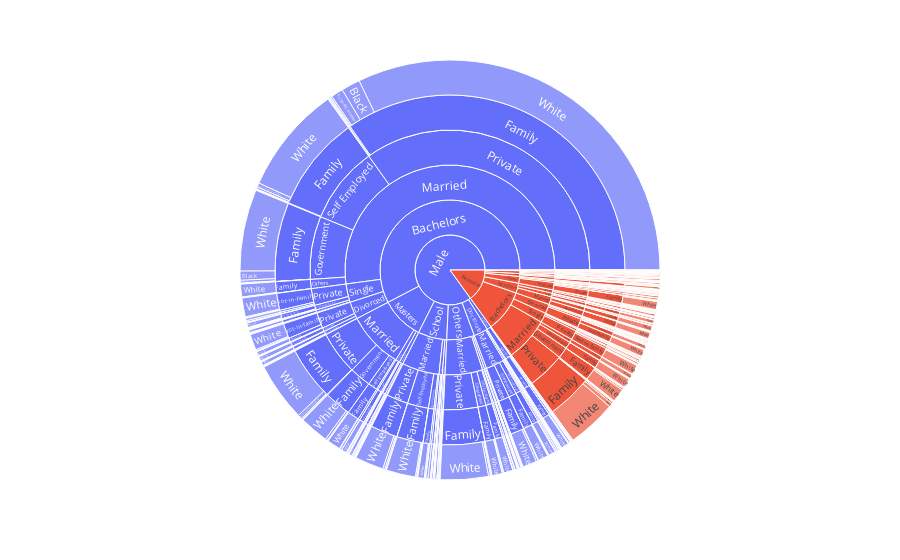

The cell this chart's notebook holds for it:
### Code cell
plotdf = df[(df["Salary"] == " >50K")]
fig = px.sunburst(plotdf, path=["Gender","education","Martial_status","workclass","relationship","race"])
fig.show()

### Figure 1 — Plotly figure (JSON) as saved in the notebook; plotly's stock layout.template omitted (floating-point values rounded to 4 significant figures; data arrays with more than 128 entries replaced by an {"elided": "..."} marker saying what was removed)
{"data": [{"branchvalues": "total", "domain": {"x": [0, 1], "y": [0, 1]}, "hovertemplate": "labels=%{label}<br>count=%{value}<br>parent=%{parent}<br>id=%{id}<extra></extra>", "ids": {"elided": "785 str values"}, "labels": {"elided": "785 str values"}, "name": "", "parents": {"elided": "785 str values"}, "type": "sunburst", "values": {"elided": "785 int values"}}], "layout": {"legend": {"tracegroupgap": 0}, "margin": {"t": 60}}}
